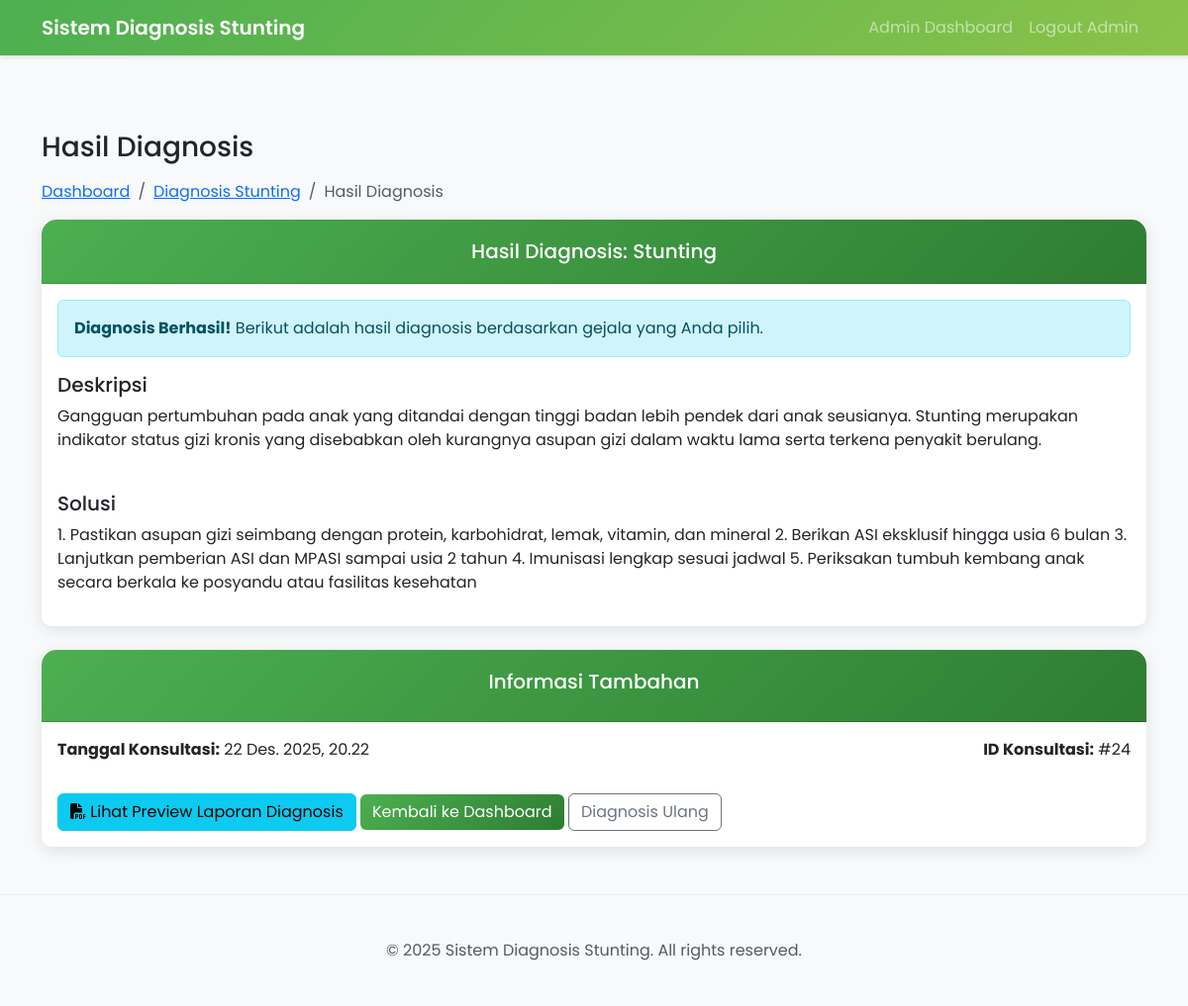
Screenshot of /diagnosa/hasil/24/ (signed in) with the database file from the repository.
### core/models.py (models this page shows, shortened)
class Kondisi(models.Model):
    kodeKondisi = models.CharField(max_length=10, primary_key=True)
    namaKondisi = models.CharField(max_length=255)
    deskripsi = models.TextField()
    solusi = models.TextField()
    class Meta:
        verbose_name_plural = "Kondisi"

class Konsultasi(models.Model):
    pasien = models.ForeignKey(Pasien, on_delete=models.CASCADE)
    tanggalKonsultasi = models.DateTimeField(auto_now_add=True)
    hasilKondisi = models.ForeignKey(Kondisi, on_delete=models.SET_NULL, null=True, blank=True, verbose_name="Hasil Diagnosa")
    class Meta:
        verbose_name_plural = "Konsultasi"

### core/views.py (the view)
# urls.py: path('diagnosa/hasil/<int:konsultasi_id>/', views.tampilkan_hasil_diagnosa, name='tampilkan_hasil_diagnosa'),
def tampilkan_hasil_diagnosa(request, konsultasi_id):
    if 'pasien_id' not in request.session:
        return redirect('login_pasien')
    try:
        konsultasi = Konsultasi.objects.select_related('hasilKondisi').get(id=konsultasi_id)
    except Konsultasi.DoesNotExist:
        return render(request, 'dashboard_pasien.html', {
            'error': 'Data konsultasi tidak ditemukan'
        })
    kondisi = konsultasi.hasilKondisi
    diagnosis_parsial = False
    if not kondisi:
        context = {
            'konsultasi': konsultasi,
            'kondisi': None,
            'error': 'Gejala yang dipilih tidak sesuai dengan kombinasi rule diagnosis manapun',
            'diagnosis_parsial': diagnosis_parsial,
        }
    else:
        context = {
            'konsultasi': konsultasi,
            'kondisi': kondisi,
            'diagnosis_parsial': diagnosis_parsial,
        }
    return render(request, 'hasil_diagnosa.html', context)

### core/context_processors.py (called while the page is built)
def notifikasi_processor(request):
    pasien_id = request.session.get('pasien_id')
    if pasien_id:
        count = Notifikasi.objects.filter(
            pasien_id=pasien_id,
            sudahTerkirim=False,
            jadwalNotifikasi__lte=timezone.now()
        ).count()
        return {'notif_count': count}
    return {'notif_count': 0}

### core/templates/hasil_diagnosa.html (shortened to what this page needs)
{% extends 'base.html' %}
{% block content %}
<div class="row">
    <div class="col-md-12">
        <h1>Hasil Diagnosis</h1>
        <nav aria-label="breadcrumb">
            <ol class="breadcrumb">
                <li class="breadcrumb-item"><a href="{% url 'dashboard_pasien' %}">Dashboard</a></li>
                <li class="breadcrumb-item"><a href="{% url 'form_diagnosa' %}">Diagnosis Stunting</a></li>
                <li class="breadcrumb-item active" aria-current="page">Hasil Diagnosis</li>
            </ol>
        </nav>
        {% if kondisi %}
        <div class="card mb-4">
            <div class="card-header bg-success text-white">
                <h3 class="mb-0">Hasil Diagnosis: {{ kondisi.namaKondisi }}</h3>
            </div>
            <div class="card-body">
                {% if diagnosis_parsial %}
                <div class="alert alert-warning">
                    <strong>Diagnosis Parsial:</strong> Berikut adalah kondisi yang paling cocok berdasarkan gejala yang Anda pilih. Hasil ini merupakan perkiraan berdasarkan kecocokan parsial.
                </div>
                {% else %}
                <div class="alert alert-info">
                    <strong>Diagnosis Berhasil!</strong> Berikut adalah hasil diagnosis berdasarkan gejala yang Anda pilih.
                </div>
                {% endif %}
                <div class="row">
                    <div class="col-md-12">
                        <h5>Deskripsi</h5>
                        <p>{{ kondisi.deskripsi }}</p>
                    </div>
                </div>
                <div class="row mt-4">
                    <div class="col-md-12">
                        <h5>Solusi</h5>
                        <p>{{ kondisi.solusi }}</p>
                    </div>
                </div>
            </div>
        </div>
        {% endif %}
        <div class="card">
            <div class="card-header">
                <h5>Informasi Tambahan</h5>
            </div>
            <div class="card-body">
                <div class="row">
                    <div class="col-md-6">
                        <p><strong>Tanggal Konsultasi:</strong> {{ konsultasi.tanggalKonsultasi }}</p>
                    </div>
                    <div class="col-md-6 text-md-end">
                        <p><strong>ID Konsultasi:</strong> #{{ konsultasi.id }}</p>
                    </div>
                </div>
                <div class="mt-3">
                    <a href="{% url 'preview_diagnosa' %}" class="btn btn-info"><i class="fas fa-file-pdf"></i> Lihat Preview Laporan Diagnosis</a>
                    <a href="{% url 'dashboard_pasien' %}" class="btn btn-primary">Kembali ke Dashboard</a>
                    <a href="{% url 'form_diagnosa' %}" class="btn btn-outline-secondary">Diagnosis Ulang</a>
                </div>
            </div>
        </div>
    </div>
</div>
{% endblock %}

### core/static/core/style.css (style rules this page uses)
body { font-family: 'Poppins', sans-serif; padding-top: 60px; background-color: #f8f9fa; }
.btn-primary { background: linear-gradient(135deg, #4CAF50, #2E7D32); border: none; }
.card { border-radius: 10px; box-shadow: 0 4px 15px rgba(0,0,0,.1); transition: transform 0.3s ease, box-shadow 0.3s ease; border: none; }
.container h1 { font-size: 1.75rem; margin-bottom: 1rem; }
.container h3 { font-size: 1.25rem; margin-bottom: 0.75rem; }
.card-header { background: linear-gradient(135deg, #4CAF50, #2E7D32); color: white; border-radius: 15px 15px 0 0 !important; text-align: center; padding: 20px; }

### rows the page displays
Kondisi: namaKondisi "Stunting", deskripsi "Gangguan pertumbuhan pada anak yang ditandai dengan tinggi badan lebih pendek dari anak seusianya. Stunting merupakan indikator status gizi kronis yang disebabkan oleh kurangnya asupan gizi dalam waktu lama serta terkena penyakit berulang.", solusi "1. Pastikan asupan gizi seimbang dengan protein, karbohidrat, lemak, vitamin, dan mineral 2. Berikan ASI eksklusif hingga usia 6 bulan 3. Lanjutkan pemberian ASI dan MPASI sampai usia 2 tahun 4. Imunisasi lengkap sesuai jadwal 5. Periksakan tumbuh kembang anak secara berkala ke posyandu atau fasilitas kesehatan"
Konsultasi: tanggalKonsultasi "22 Des. 2025, 20.22", id "24"
